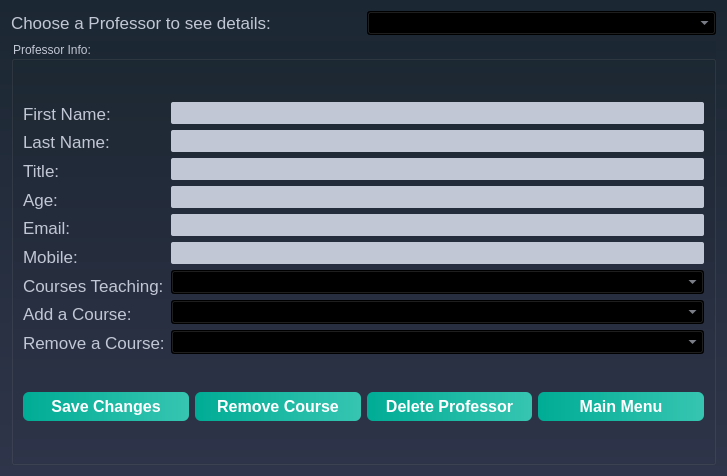
<?xml version="1.0" encoding="UTF-8"?>
<ui version="4.0">
 <class>EditProfessor</class>
 <widget class="QDialog" name="EditProfessor">
  <property name="geometry">
   <rect>
    <x>0</x>
    <y>0</y>
    <width>727</width>
    <height>476</height>
   </rect>
  </property>
  <property name="windowTitle">
   <string>Edit/Display Professor</string>
  </property>
  <property name="styleSheet">
   <string notr="true">/*-----QWidget-----*/
QWidget
{
	background-color: qlineargradient(spread:repeat, x1:1, y1:0, x2:1, y2:1, stop:0 rgba(27, 39, 50, 255),stop:1 rgba(47, 53, 74, 255));
	color: #000000;

}


/*-----QLabel-----*/
QLabel
{
	background-color: transparent;
	color: #c2c7d5;
	font-size: 17px;

}


/*-----QPushButton-----*/
QPushButton
{
	background-color: qlineargradient(spread:pad, x1:0, y1:0.511, x2:1, y2:0.511, stop:0 rgba(0, 172, 149, 255),stop:0.995192 rgba(54, 197, 177, 255));
	color: #fff;
	font-size: 16px;
	font-weight: bold;
	border: none;
	border-radius: 6px;
	padding: 5px;

horizontal stretch: expanding;

}


QPushButton::pressed
{
	background-color: qlineargradient(spread:pad, x1:0, y1:0.511, x2:1, y2:0.511, stop:0 rgba(0, 207, 179, 255),stop:1 rgba(70, 255, 230, 255));

}


/*-----QCheckBox-----*/
QCheckBox
{
	background-color: transparent;
	color: #fff;
	font-size: 10px;
	font-weight: bold;
	border: none;
	border-radius: 5px;

}


/*-----QCheckBox-----*/
QCheckBox::indicator
{
    color: #b1b1b1;
    background-color: #323232;
    border: 1px solid darkgray;
    width: 12px;
    height: 12px;

}


QCheckBox::indicator:checked
{
    image:url(&quot;./ressources/check.png&quot;);
	background-color: qlineargradient(spread:pad, x1:0, y1:0.511, x2:1, y2:0.511, stop:0 rgba(0, 172, 149, 255),stop:0.995192 rgba(54, 197, 177, 255));;
    border: 1px solid #607cff;

}


QCheckBox::indicator:unchecked:hover
{
    border: 1px solid #08b099;

}


QCheckBox::disabled
{
	color: #656565;

}


QCheckBox::indicator:disabled
{
	background-color: #656565;
	color: #656565;
    border: 1px solid #656565;

}


/*-----QLineEdit-----*/
QLineEdit
{
	background-color: #c2c7d5;
	color: #000;
	font-weight: bold;
	border: none;
	border-radius: 2px;
	padding: 3px;

}


/*-----QListView-----*/
QListView
{
	background-color: qlineargradient(spread:pad, x1:1, y1:0, x2:1, y2:1, stop:0 rgba(50, 61, 80, 255),stop:1 rgba(44, 49, 69, 255));
	color: #fff;
	font-size: 12px;
	font-weight: bold;
	border: 1px solid #191919;
	show-decoration-selected: 0;

}


QListView::item
{
	color: #31cecb;
	background-color: #454e5e;
	border: none;
	padding: 5px;
	border-radius: 0px;
	padding-left : 10px;
	height: 42px;

}

QListView::item:selected
{
	color: #31cecb;
	background-color: #454e5e;

}


QListView::item:!selected
{
	color:white;
	background-color: transparent;
	border: none;
	padding-left : 10px;

}


QListView::item:!selected:hover
{
	color: #bbbcba;
	background-color: #454e5e;
	border: none;
	padding-left : 10px;

}


/*-----QTreeView-----*/
QTreeView 
{
	background-color: #232939;
	show-decoration-selected: 0;
	color: #c2c8d7;

}


QTreeView::item 
{
	border-top-color: transparent;
	border-bottom-color: transparent;

}


QTreeView::item:hover 
{
	background-color: #606060;
	color: #fff;

}


QTreeView::item:selected 
{
	background-color: #0ab19a;
	color: #fff;

}


QTreeView::item:selected:active
{
	background-color: #0ab19a;
	color: #fff;

}


QTreeView::branch:has-children:!has-siblings:closed,
QTreeView::branch:closed:has-children:has-siblings 
{
	image: url(://tree-closed.png);

}

QTreeView::branch:open:has-children:!has-siblings,
QTreeView::branch:open:has-children:has-siblings  
{
	image: url(://tree-open.png);

}


/*-----QTableView &amp; QTableWidget-----*/
QTableView
{
    background-color: #232939;
	border: 1px solid gray;
    color: #f0f0f0;
    gridline-color: #232939;
    outline : 0;

}


QTableView::disabled
{
    background-color: #242526;
    border: 1px solid #32414B;
    color: #656565;
    gridline-color: #656565;
    outline : 0;

}


QTableView::item:hover 
{
    background-color: #606060;
    color: #f0f0f0;

}


QTableView::item:selected 
{
	background-color: #0ab19a;
    color: #F0F0F0;

}


QTableView::item:selected:disabled
{
    background-color: #1a1b1c;
    border: 2px solid #525251;
    color: #656565;

}


QTableCornerButton::section
{
	background-color: #343a49;
    color: #fff;

}


QHeaderView::section
{
	color: #fff;
	border-top: 0px;
	border-bottom: 1px solid gray;
	border-right: 1px solid gray;
	background-color: #343a49;
    margin-top:1px;
	margin-bottom:1px;
	padding: 5px;

}


QHeaderView::section:disabled
{
    background-color: #525251;
    color: #656565;

}


QHeaderView::section:checked
{
    color: #fff;
    background-color: #0ab19a;

}


QHeaderView::section:checked:disabled
{
    color: #656565;
    background-color: #525251;

}


QHeaderView::section::vertical::first,
QHeaderView::section::vertical::only-one
{
    border-top: 1px solid #353635;

}


QHeaderView::section::vertical
{
    border-top: 1px solid #353635;

}


QHeaderView::section::horizontal::first,
QHeaderView::section::horizontal::only-one
{
    border-left: 1px solid #353635;

}


QHeaderView::section::horizontal
{
    border-left: 1px solid #353635;

}


/*-----QScrollBar-----*/
QScrollBar:horizontal 
{
    background-color: transparent;
    height: 8px;
    margin: 0px;
    padding: 0px;

}


QScrollBar::handle:horizontal 
{
    border: none;
	min-width: 100px;
    background-color: #56576c;

}


QScrollBar::add-line:horizontal, 
QScrollBar::sub-line:horizontal,
QScrollBar::add-page:horizontal, 
QScrollBar::sub-page:horizontal 
{
    width: 0px;
    background-color: transparent;

}


QScrollBar:vertical 
{
    background-color: transparent;
    width: 8px;
    margin: 0;

}


QScrollBar::handle:vertical 
{
    border: none;
	min-height: 100px;
    background-color: #56576c;

}


QScrollBar::add-line:vertical, 
QScrollBar::sub-line:vertical,
QScrollBar::add-page:vertical, 
QScrollBar::sub-page:vertical 
{
    height: 0px;
    background-color: transparent;

}

QComboBox
{
color:#c2c7d5;


	font-size: 14px;
}

QGroupBox{
color:#c2c7d5;
}</string>
  </property>
  <layout class="QVBoxLayout" name="verticalLayout_4">
   <item>
    <layout class="QHBoxLayout" name="horizontalLayout_12">
     <item>
      <widget class="QLabel" name="label">
       <property name="sizePolicy">
        <sizepolicy hsizetype="Preferred" vsizetype="Fixed">
         <horstretch>0</horstretch>
         <verstretch>0</verstretch>
        </sizepolicy>
       </property>
       <property name="font">
        <font>
         <pointsize>-1</pointsize>
        </font>
       </property>
       <property name="text">
        <string>Choose a Professor to see details:</string>
       </property>
      </widget>
     </item>
     <item>
      <widget class="QComboBox" name="comboBox_Profs"/>
     </item>
    </layout>
   </item>
   <item>
    <widget class="QGroupBox" name="groupBox">
     <property name="title">
      <string>Professor Info:</string>
     </property>
     <layout class="QVBoxLayout" name="verticalLayout_3">
      <item>
       <layout class="QHBoxLayout" name="horizontalLayout">
        <item>
         <layout class="QVBoxLayout" name="verticalLayout_2">
          <item>
           <widget class="QLabel" name="label_10">
            <property name="font">
             <font>
              <pointsize>-1</pointsize>
             </font>
            </property>
            <property name="text">
             <string>First Name:</string>
            </property>
           </widget>
          </item>
          <item>
           <widget class="QLabel" name="label_11">
            <property name="font">
             <font>
              <pointsize>-1</pointsize>
             </font>
            </property>
            <property name="text">
             <string>Last Name:</string>
            </property>
           </widget>
          </item>
          <item>
           <widget class="QLabel" name="label_12">
            <property name="font">
             <font>
              <pointsize>-1</pointsize>
             </font>
            </property>
            <property name="text">
             <string>Title:</string>
            </property>
           </widget>
          </item>
          <item>
           <widget class="QLabel" name="label_13">
            <property name="font">
             <font>
              <pointsize>-1</pointsize>
             </font>
            </property>
            <property name="text">
             <string>Age:</string>
            </property>
           </widget>
          </item>
          <item>
           <widget class="QLabel" name="label_14">
            <property name="font">
             <font>
              <pointsize>-1</pointsize>
             </font>
            </property>
            <property name="text">
             <string>Email:</string>
            </property>
           </widget>
          </item>
          <item>
           <widget class="QLabel" name="label_15">
            <property name="font">
             <font>
              <pointsize>-1</pointsize>
             </font>
            </property>
            <property name="text">
             <string>Mobile:</string>
            </property>
           </widget>
          </item>
          <item>
           <widget class="QLabel" name="label_17">
            <property name="font">
             <font>
              <pointsize>-1</pointsize>
             </font>
            </property>
            <property name="text">
             <string>Courses Teaching:</string>
            </property>
           </widget>
          </item>
          <item>
           <widget class="QLabel" name="label_18">
            <property name="font">
             <font>
              <pointsize>-1</pointsize>
             </font>
            </property>
            <property name="text">
             <string>Add a Course:</string>
            </property>
           </widget>
          </item>
          <item>
           <widget class="QLabel" name="label_19">
            <property name="font">
             <font>
              <pointsize>-1</pointsize>
             </font>
            </property>
            <property name="text">
             <string>Remove a Course:</string>
            </property>
           </widget>
          </item>
         </layout>
        </item>
        <item>
         <layout class="QVBoxLayout" name="verticalLayout">
          <item>
           <widget class="QLineEdit" name="lineEdit_first">
            <property name="sizePolicy">
             <sizepolicy hsizetype="Expanding" vsizetype="Fixed">
              <horstretch>0</horstretch>
              <verstretch>0</verstretch>
             </sizepolicy>
            </property>
           </widget>
          </item>
          <item>
           <widget class="QLineEdit" name="lineEdit_last">
            <property name="sizePolicy">
             <sizepolicy hsizetype="Preferred" vsizetype="Fixed">
              <horstretch>0</horstretch>
              <verstretch>0</verstretch>
             </sizepolicy>
            </property>
           </widget>
          </item>
          <item>
           <widget class="QLineEdit" name="lineEdit_ttl">
            <property name="sizePolicy">
             <sizepolicy hsizetype="Preferred" vsizetype="Fixed">
              <horstretch>0</horstretch>
              <verstretch>0</verstretch>
             </sizepolicy>
            </property>
           </widget>
          </item>
          <item>
           <widget class="QLineEdit" name="lineEdit_age">
            <property name="sizePolicy">
             <sizepolicy hsizetype="Preferred" vsizetype="Fixed">
              <horstretch>0</horstretch>
              <verstretch>0</verstretch>
             </sizepolicy>
            </property>
            <property name="readOnly">
             <bool>false</bool>
            </property>
           </widget>
          </item>
          <item>
           <widget class="QLineEdit" name="lineEdit_email">
            <property name="sizePolicy">
             <sizepolicy hsizetype="Preferred" vsizetype="Fixed">
              <horstretch>0</horstretch>
              <verstretch>0</verstretch>
             </sizepolicy>
            </property>
           </widget>
          </item>
          <item>
           <widget class="QLineEdit" name="lineEdit_mobile">
            <property name="sizePolicy">
             <sizepolicy hsizetype="Preferred" vsizetype="Fixed">
              <horstretch>0</horstretch>
              <verstretch>0</verstretch>
             </sizepolicy>
            </property>
           </widget>
          </item>
          <item>
           <widget class="QComboBox" name="comboBox_courses"/>
          </item>
          <item>
           <widget class="QComboBox" name="comboBox_addcrs"/>
          </item>
          <item>
           <widget class="QComboBox" name="comboBox_remcrs"/>
          </item>
         </layout>
        </item>
       </layout>
      </item>
      <item>
       <layout class="QHBoxLayout" name="horizontalLayout_3">
        <item>
         <widget class="QPushButton" name="save">
          <property name="text">
           <string>Save Changes</string>
          </property>
          <property name="autoDefault">
           <bool>true</bool>
          </property>
         </widget>
        </item>
        <item>
         <widget class="QPushButton" name="delete_2">
          <property name="text">
           <string>Remove Course</string>
          </property>
          <property name="autoDefault">
           <bool>false</bool>
          </property>
         </widget>
        </item>
        <item>
         <widget class="QPushButton" name="delete_prof">
          <property name="text">
           <string>Delete Professor</string>
          </property>
          <property name="autoDefault">
           <bool>false</bool>
          </property>
         </widget>
        </item>
        <item>
         <widget class="QPushButton" name="ok">
          <property name="text">
           <string>Main Menu</string>
          </property>
          <property name="autoDefault">
           <bool>false</bool>
          </property>
         </widget>
        </item>
       </layout>
      </item>
     </layout>
    </widget>
   </item>
  </layout>
 </widget>
 <resources/>
 <connections/>
</ui>
